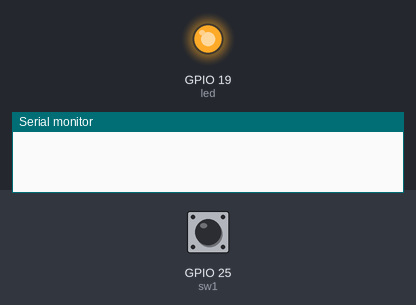
Simulated run of this sketch. Board: ESP32. Parts: output pins drawn as LEDs (lit = HIGH), the last lines printed to the serial monitor. Dashed ring = blinking. The inputs (shaded band) are chosen by the test bench; at power-on: GPIO 25 (sw1) HIGH.

Above: at 0.1 s.
At 2.87 s:
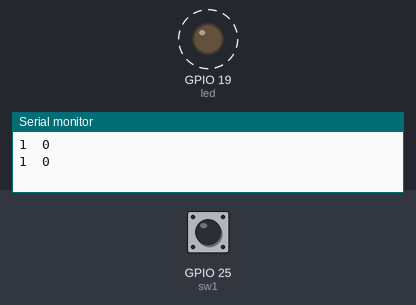
3.3 s: GPIO 25 (sw1) pulled LOW for 0.6 s
At 4.57 s:
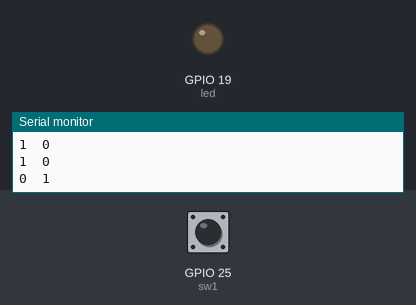
Timing chart, 0 to 12.3 s (numbered marks = the images above; inputs shaded):
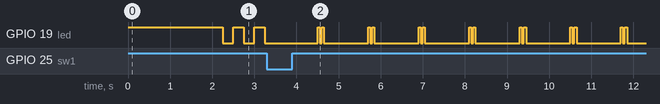

Measured:
- by itself, GPIO 19 (led): repeats every 1.2 s: LOW 0.05 s, HIGH 0.05 s, LOW 1.1 s, HIGH 0.05 s

The sketch:

TEST_led_state2.ino
```cpp
#define led 19
#define sw1 25
int sw, last_sw, state = 0;

void setup() {
    Serial.begin(115200);
    pinMode(sw1,INPUT);
    pinMode(led,OUTPUT);
    digitalWrite(led,HIGH);
    delay(2000);
}

void loop() {
    sw = digitalRead(sw1);

    if(sw == 0 && last_sw == 1){
      state++;
      if(state >= 3){
        state = 0;
        }
    }
    last_sw = sw;

    Serial.print(sw);
    Serial.print("  ");
    Serial.println(state);

    if(state == 0){        // กำลังเชื่อมต่ออินเตอร์เน็ต
    digitalWrite(led,HIGH);
    delay(250);
    digitalWrite(led,LOW);
    delay(250);
    }

    if(state == 1){          // เชื่อมต่ออินเตอร์เน็ตสำเร็จ
    digitalWrite(led,LOW);
    delay(1000);
    digitalWrite(led,HIGH);
    delay(50);
    digitalWrite(led,LOW);
    delay(50);
    digitalWrite(led,HIGH);
    delay(50);
    digitalWrite(led,LOW);
    delay(50);
    }

    if(state == 2){            //ทำงานได้ปกติ
    digitalWrite(led,HIGH);
    delay(50);
    digitalWrite(led,LOW);
    delay(5000);
    }

}
```
